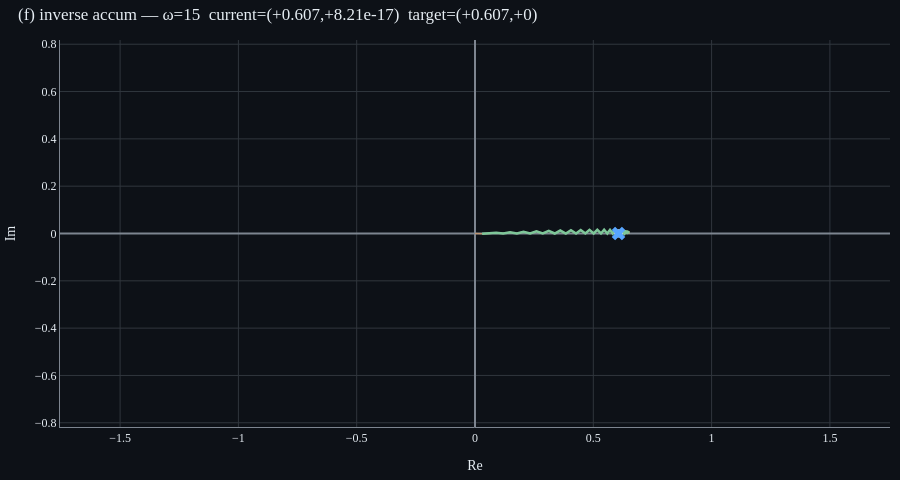

The notebook cell saved with this chart:
### Markdown cell above
### G2 — 같은 신호, paired_by_abs 순서

각 단계에서 ω와 −ω가 짝을 이뤄 더해지므로 *허수부가 매 단계마다 cancel*. trail이 거의 실수축 위에서만 자람. 실수 신호의 X(jω) 켤레 대칭성의 직접적 시연.

### Code cell
omegas, arrows, accum = an.inverse_accumulation(
    t_fix=t_fix, omega_min=-15.0, omega_max=15.0, n_omega=400,
    order='paired_by_abs',
)
p = InverseAccumulationPlot()
p.show_accumulation(omegas, arrows, accum, target=target)
p.figure.show()

### Figure 1 — Plotly figure (JSON) as saved in the notebook; plotly's stock layout.template omitted (floating-point values rounded to 4 significant figures; data arrays with more than 128 entries replaced by an {"elided": "..."} marker saying what was removed)
{"data": [{"line": {"color": "#ffa657", "width": 1.5}, "mode": "lines", "name": "arrows", "opacity": 0.5, "x": {"elided": "1200 float values"}, "y": {"elided": "1200 float values"}, "type": "scatter"}, {"line": {"color": "#7ec699", "width": 2.5}, "mode": "lines", "name": "trail", "x": {"elided": "400 float values"}, "y": {"elided": "400 float values"}, "type": "scatter"}, {"marker": {"color": "#f0f6fc", "size": 8, "symbol": "circle"}, "mode": "markers", "name": "current end", "x": [0.6065], "y": [8.212e-17], "type": "scatter"}, {"marker": {"color": "#58a6ff", "size": 12, "symbol": "x"}, "mode": "markers", "name": "target x(t_fix)", "visible": true, "x": [0.6065], "y": [0.0], "type": "scatter"}], "layout": {"font": {"color": "#e6edf3", "family": "serif", "size": 12}, "margin": {"l": 10, "r": 10, "t": 40, "b": 10}, "title": {"font": {"color": "#e6edf3"}, "text": "(f) inverse accum — ω=15  current=(+0.607,+8.21e-17)  target=(+0.607,+0)", "x": 0.02, "xanchor": "left"}, "xaxis": {"showgrid": true, "gridcolor": "#30363d", "zeroline": true, "zerolinecolor": "#7d8590", "linecolor": "#7d8590", "color": "#e6edf3", "title": {"text": "Re"}, "scaleanchor": "y", "scaleratio": 1, "range": [-0.7804, 0.7804]}, "yaxis": {"showgrid": true, "gridcolor": "#30363d", "zeroline": true, "zerolinecolor": "#7d8590", "linecolor": "#7d8590", "color": "#e6edf3", "title": {"text": "Im"}, "range": [-0.7804, 0.7804]}, "paper_bgcolor": "#0d1117", "plot_bgcolor": "#0d1117", "showlegend": false, "height": 480}}
